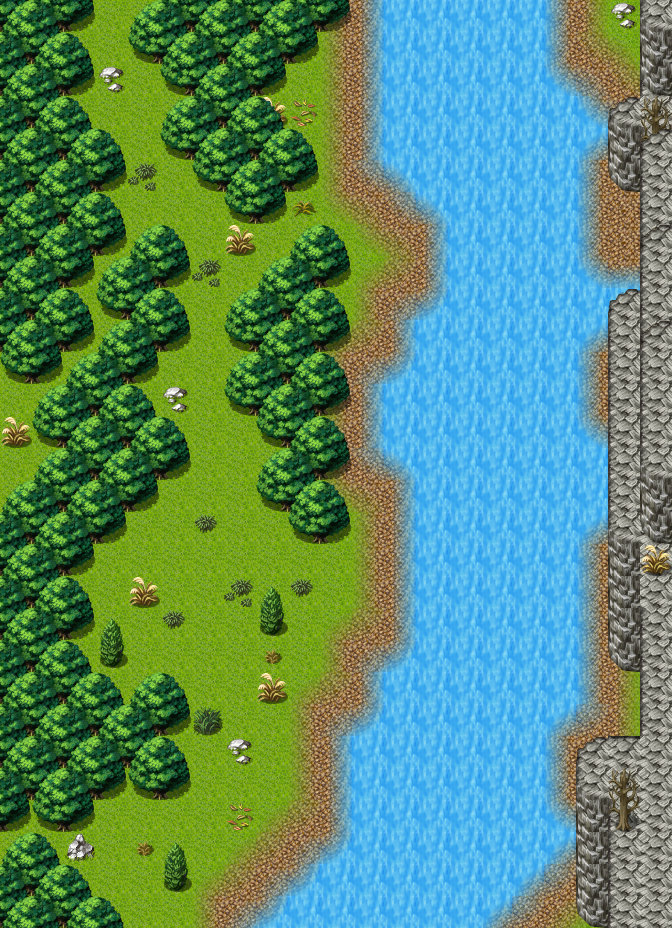

This game map was drawn from its Tiled (.tmx) file and the tilesets committed beside it. A one-line description and the trimmed map source follow:
An orthogonal 21x29 tile map with 32x32 px tiles, 3 tile layers (Ground, Objects, Above), 1 hidden layer not drawn, 12 tilesets and 6 objects (4x spawn, 2x mapchange).

<map version="1.0" orientation="orthogonal" width="21" height="29" tilewidth="32" tileheight="32">
    <properties>
        <property name="outdoors" value="1" />
    </properties>
    <tileset firstgid="1" name="map_6" tilewidth="32" tileheight="32">
        <image source="../drawable/map_6.png" />
    </tileset>
    <tileset firstgid="65" name="map_0" tilewidth="32" tileheight="32">
        <image source="../drawable/map_0.png" />
    </tileset>
    <tileset firstgid="129" name="map_4" tilewidth="32" tileheight="32">
        <image source="../drawable/map_4.png" />
    </tileset>
    <tileset firstgid="193" name="map_3" tilewidth="32" tileheight="32">
        <image source="../drawable/map_3.png" />
    </tileset>
    <tileset firstgid="257" name="map_19" tilewidth="32" tileheight="32">
        <image source="../drawable/map_19.png" />
    </tileset>
    <tileset firstgid="321" name="map_16" tilewidth="32" tileheight="32">
        <image source="../drawable/map_16.png" />
    </tileset>
    <tileset firstgid="385" name="map_17" tilewidth="32" tileheight="32">
        <image source="../drawable/map_17.png" />
    </tileset>
    <tileset firstgid="449" name="map_27" tilewidth="32" tileheight="32">
        <image source="../drawable/map_27.png" />
    </tileset>
    <tileset firstgid="513" name="map_7" tilewidth="32" tileheight="32">
        <image source="../drawable/map_7.png" />
    </tileset>
    <tileset firstgid="577" name="map_1" tilewidth="32" tileheight="32">
        <image source="../drawable/map_1.png" />
    </tileset>
    <tileset firstgid="641" name="map_5" tilewidth="32" tileheight="32">
        <image source="../drawable/map_5.png" />
    </tileset>
    <tileset firstgid="705" name="map_2" tilewidth="32" tileheight="32">
        <image source="../drawable/map_2.png" />
    </tileset>
    <layer name="Ground" width="21" height="29">
        <data>[609 cells, 609 non-empty, 7 distinct tile ids]</data>
    </layer>
    <layer name="Objects" width="21" height="29">
        <data>[609 cells, 331 non-empty, 36 distinct tile ids]</data>
    </layer>
    <layer name="Above" width="21" height="29">
        <data>[609 cells, 50 non-empty, 11 distinct tile ids]</data>
    </layer>
    <layer name="Walkable" width="21" height="29" visible="0">
        <data>[609 cells, 464 non-empty, 1 distinct tile ids]</data>
    </layer>
    <objectgroup name="Mapevents">
        <object name="north" type="mapchange" x="96" y="0" width="32" height="32">
            <properties>
                <property name="map" value="waterway11_east" />
                <property name="place" value="south" />
            </properties>
        </object>
        <object name="south" type="mapchange" x="128" y="896" width="96" height="32">
            <properties>
                <property name="map" value="waytomountaincave1" />
                <property name="place" value="north" />
            </properties>
        </object>
    </objectgroup>
    <objectgroup name="Spawn">
        <object name="irdegh_2" type="spawn" x="192" y="320" width="32" height="32">
            <properties>
                <property name="spawngroup" value="irdegh_2" />
            </properties>
        </object>
        <object name="irdegh_1" type="spawn" x="64" y="64" width="352" height="256">
            <properties>
                <property name="spawngroup" value="irdegh_1" />
            </properties>
        </object>
        <object name="irdegh_2_1" type="spawn" x="64" y="384" width="352" height="480">
            <properties>
                <property name="quantity" value="2" />
                <property name="spawngroup" value="irdegh_2" />
            </properties>
        </object>
    </objectgroup>
    <objectgroup name="Spawn2">
        <object name="irdegh_spawn" type="spawn" x="32" y="64" width="384" height="800">
            <properties>
                <property name="quantity" value="8" />
                <property name="spawngroup" value="irdegh_spawn" />
            </properties>
        </object>
    </objectgroup>
    <objectgroup name="Keys" />
</map>
